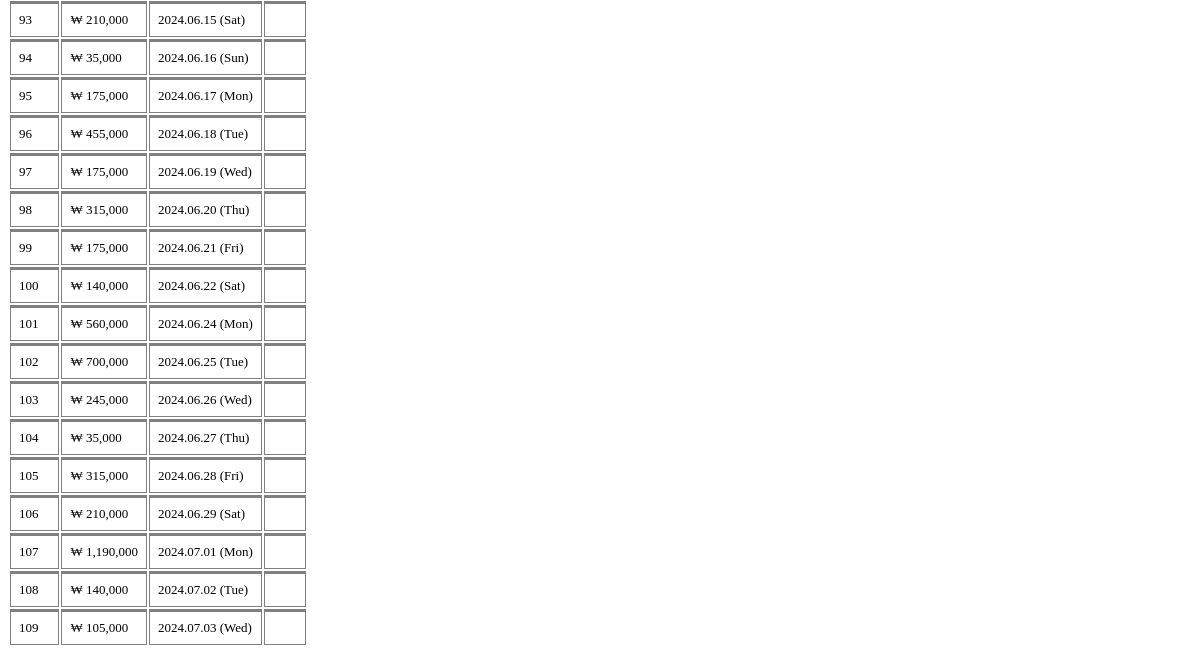
The app's page /admin/daily_prize_fee.php (lower part), older data.
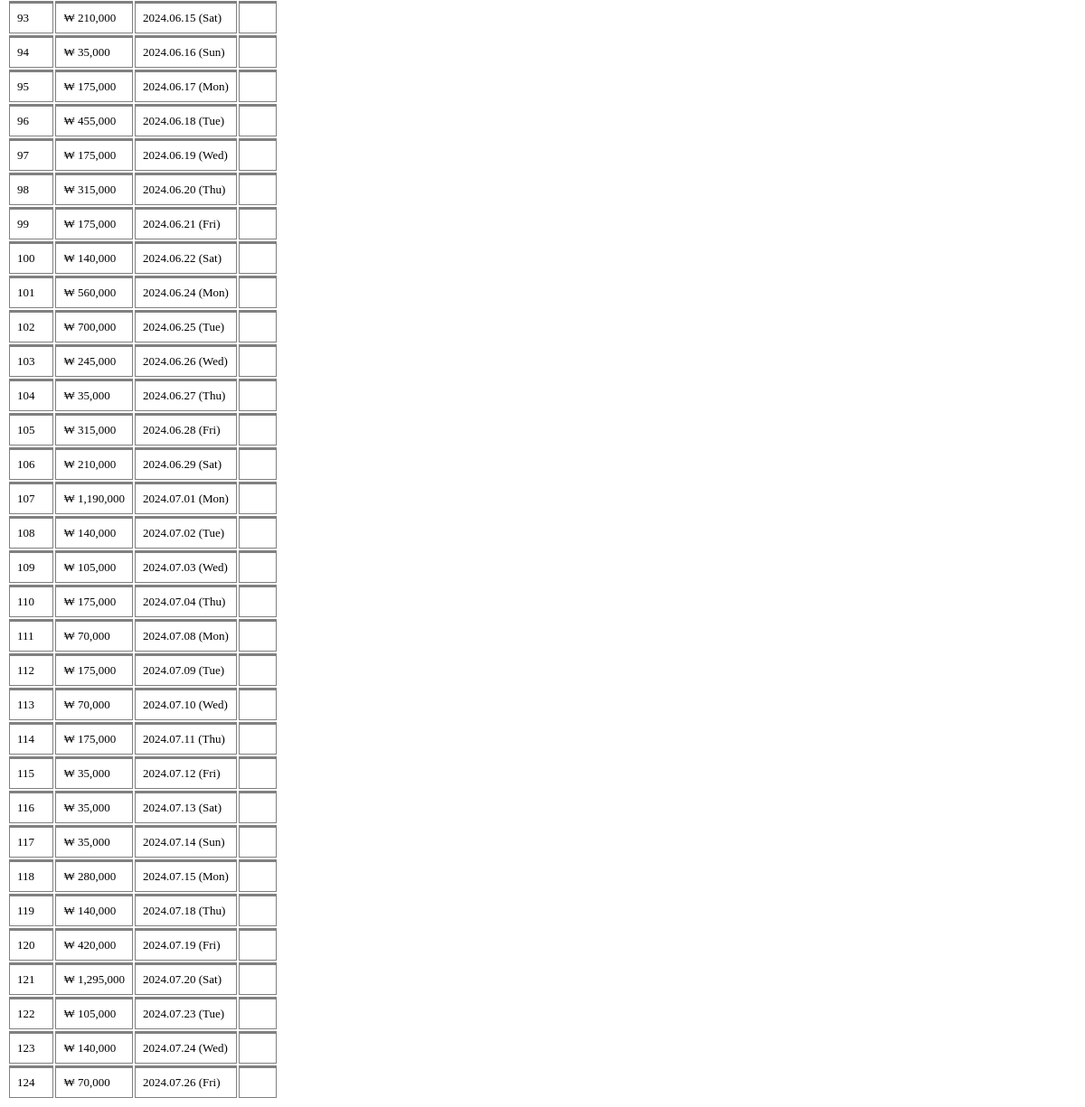
The same page, newer data.
### tables this page shows
CREATE TABLE `user_purchases` (
  `id` int(11) NOT NULL,
  `user_name` varchar(255) NOT NULL,
  `username` varchar(100) NOT NULL,
  `user_id` varchar(100) NOT NULL,
  `selected_numbers` varchar(100) NOT NULL,
  `powerballs` varchar(100) NOT NULL DEFAULT '0',
  `payment` varchar(100) NOT NULL,
  `winning_amount` varchar(255) NOT NULL DEFAULT '0',
  `to_received` int(100) NOT NULL DEFAULT 0,
  `winning_match_numbers` varchar(100) NOT NULL DEFAULT '0',
  `powerball_match` varchar(100) NOT NULL DEFAULT '0',
  `is_ban` int(11) NOT NULL DEFAULT 0 COMMENT '0=not,1=banned',
  `marked` varchar(100) NOT NULL DEFAULT '1' COMMENT '0=mark, 1=not',
  `modes` varchar(255) NOT NULL,
  `purchase_status` tinyint(4) NOT NULL DEFAULT 0 COMMENT '0=active, 1=cancel',
  `referal_code` varchar(255) NOT NULL,
  `affiliated_agent_code` varchar(255) NOT NULL,
  `hide` int(11) NOT NULL DEFAULT 1 COMMENT '0=visible, 1=hide',
  `date_purchase` datetime NOT NULL DEFAULT current_timestamp()
);

### admin/daily_prize_fee.php (the view, shortened to what this page needs)
<div class="container-fluid pt-4 px-4">
    <div class="row g-4">
        <div class="col-sm-12">
            <div class="bg-secondary rounded h-100 p-4">
                <div class="table-responsive text-center">
                    <table class="table table-bordered text-white text-center my-3" style="font-size: small;" id="myTable">
                        <tbody>
                            <?php
                            include "./inc/connect.php";
                            $get_users = "SELECT *, SUM(winning_amount) AS total_winning_amount FROM user_purchases GROUP BY DATE(date_purchase) ORDER BY `date_purchase` ASC";
                            $result_query = mysqli_query($conn, $get_users);
                            $num = 1;
                            while ($run_query = mysqli_fetch_array($result_query)) {
                                $date_purchase = date('Y.m.d (D)', strtotime($run_query['date_purchase']));;
                                $total_winning_amount = $run_query['total_winning_amount'];
                            ?>
                                <tr class='text-center'>
                                    <td><?php echo $num++ ?></td>
                                    <td>₩ <?php echo number_format($total_winning_amount) ?> </td>
                                    <td><?php echo $date_purchase ?></td>
                                    <td><a href='index.php?delete_list_user=<?php echo $id ?>' class='text-danger'><i class='fa-solid fa-trash-can'></i></a></td>
                                </tr>
                            <?php
                            }
                            ?>
                        </tbody>
                    </table>
                </div>
            </div>
        </div>
    </div>
</div>

Row changes from the older to the newer data that the page shows:
added user_purchases: total_winning_amount "175,000", date_purchase "2024.07.04 (Thu)"
added user_purchases: total_winning_amount "70,000", date_purchase "2024.07.08 (Mon)"
added user_purchases: total_winning_amount "175,000", date_purchase "2024.07.09 (Tue)"
added user_purchases: total_winning_amount "70,000", date_purchase "2024.07.10 (Wed)"
added user_purchases: total_winning_amount "175,000", date_purchase "2024.07.11 (Thu)"
added user_purchases: total_winning_amount "35,000", date_purchase "2024.07.12 (Fri)"
added user_purchases: total_winning_amount "35,000", date_purchase "2024.07.13 (Sat)"
added user_purchases: total_winning_amount "35,000", date_purchase "2024.07.14 (Sun)"
added user_purchases: total_winning_amount "280,000", date_purchase "2024.07.15 (Mon)"
added user_purchases: total_winning_amount "140,000", date_purchase "2024.07.18 (Thu)"
added user_purchases: total_winning_amount "420,000", date_purchase "2024.07.19 (Fri)"
added user_purchases: total_winning_amount "1,295,000", date_purchase "2024.07.20 (Sat)"
added user_purchases: total_winning_amount "105,000", date_purchase "2024.07.23 (Tue)"
added user_purchases: total_winning_amount "140,000", date_purchase "2024.07.24 (Wed)"
added user_purchases: total_winning_amount "70,000", date_purchase "2024.07.26 (Fri)"
